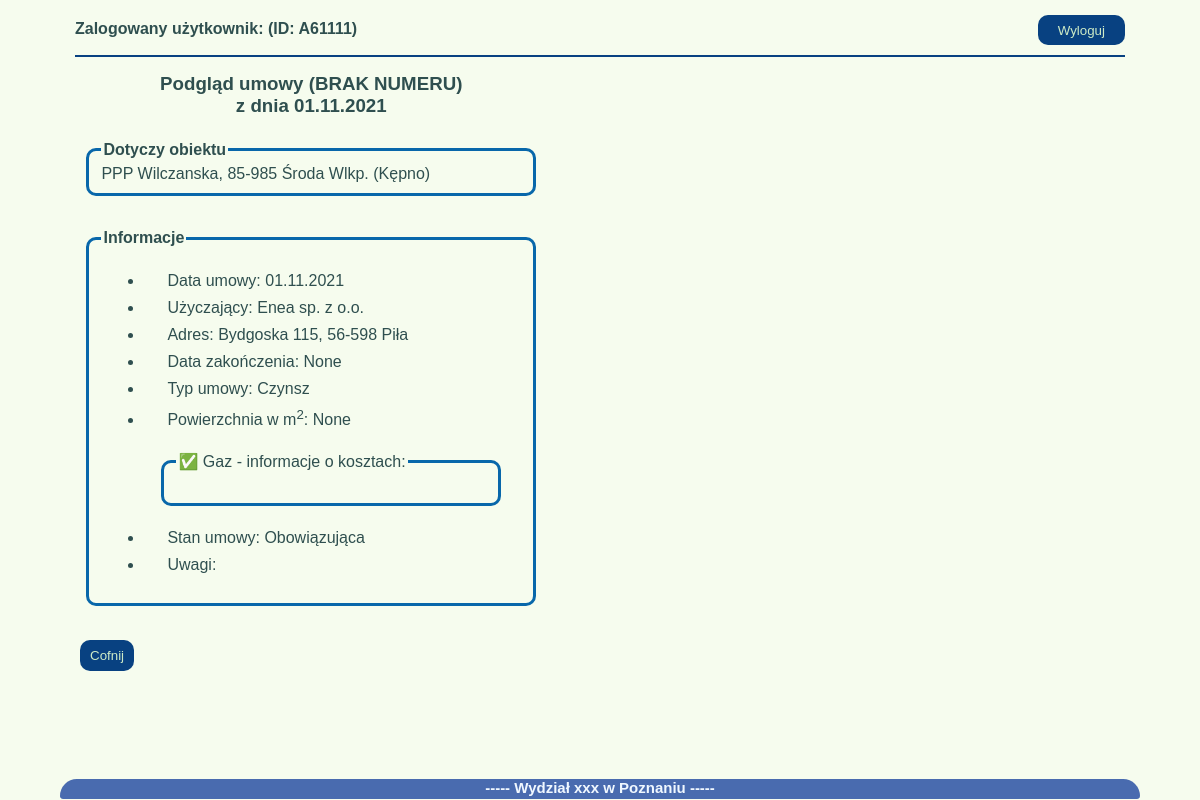
Before: /umowy/podglad/11/ (signed in) with the older database file.
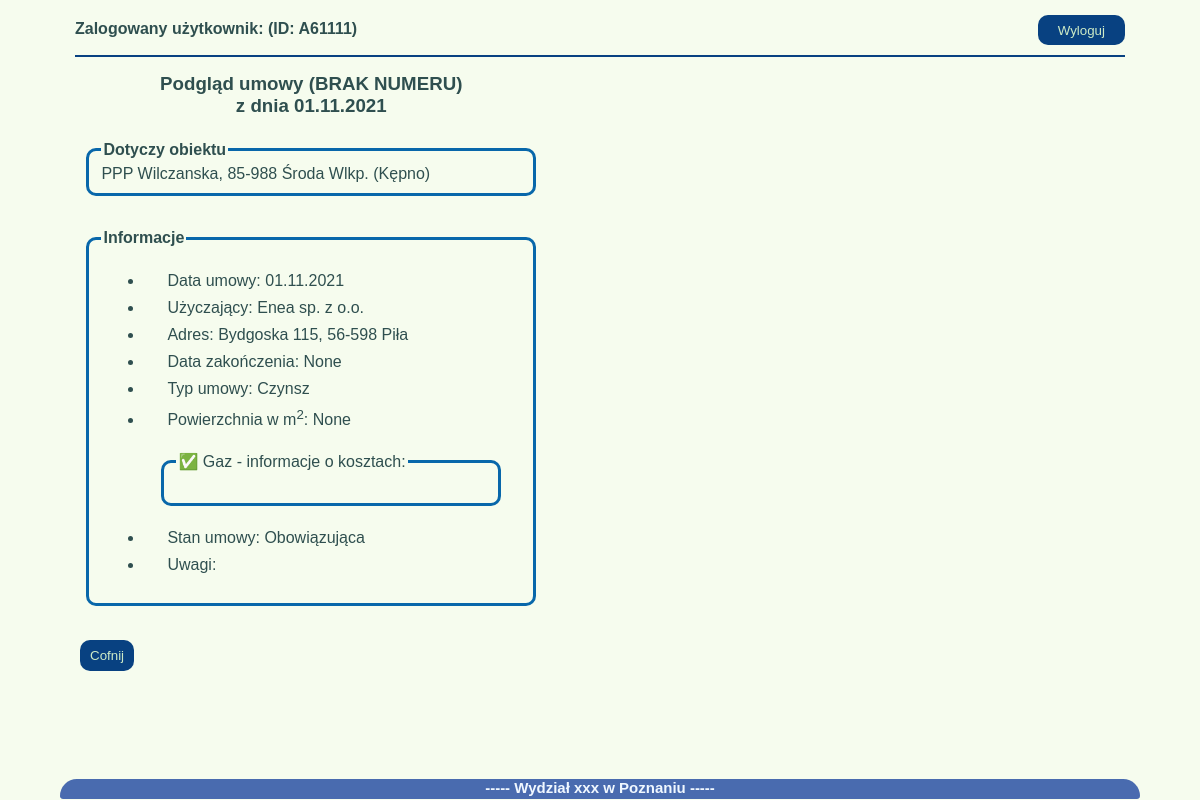
After: the same page with the newer database file.
### umowyapp/models.py (models this page shows, shortened)
class Umowa(models.Model):
    data_umowy = models.DateField(null=False)
    nr_umowy = models.CharField(max_length=20, blank=True, default="(BRAK NUMERU)")
    podstawa_prawna = models.ForeignKey(Podstawa_prawna, on_delete=models.CASCADE, blank=True)
    nazwa_uzyczajacego = models.CharField(max_length=30, null=True)
    adres_uzyczajacego = models.CharField(max_length=30, null=True)
    kod_pocztowy_uzyczajacego = models.CharField(max_length=6, null=True)
    miasto_uzyczajacego = models.CharField(max_length=20, null=True)
    okres_obowiazywania = models.DateField(null=True, blank=True)
    typ_umowy = models.ForeignKey(Rodzaj_umowy, on_delete=models.CASCADE)
    pow_uzyczona = models.DecimalField(max_digits=4, decimal_places=2, null=True, blank=True)
    rodzaj_kosztow_prad = models.BooleanField()
    informacje_prad = models.TextField(blank=True, default="")
    rodzaj_kosztow_gaz = models.BooleanField()
    informacje_gaz = models.TextField(blank=True, default="")
    rodzaj_kosztow_woda = models.BooleanField()
    informacje_woda = models.TextField(blank=True, default="")
    rodzaj_kosztow_co = models.BooleanField()
    informacje_co = models.TextField(blank=True, default="")
    powiaty_jedn = models.ForeignKey(Powiaty_Wlkp, on_delete=models.CASCADE)
    rodzaj_jedn = models.ForeignKey(Rodzaje_jednostek, on_delete=models.CASCADE)
    adres_jedn = models.CharField(max_length=30, null=True)
    miasto_jedn = models.CharField(max_length=20, null=True)
    kod_pocztowy_jedn = models.CharField(max_length=6, null=True)
    skan_umowy = models.FileField(upload_to='umowy_pdf', null=True, blank=True)
    stan_umowy = models.ForeignKey(Stan_umow, on_delete=models.CASCADE, blank=False, default=1)
    uwagi = models.TextField(blank=True, default="")
    archiwum = models.BooleanField(null=False, default=0)
    utworzenie = models.DateTimeField(auto_now_add=True)
    zmiana = models.DateTimeField(auto_now=True)
    autor = models.ForeignKey("auth.User", editable=False, on_delete=models.CASCADE)

class Rodzaje_jednostek(models.Model):
    rodzaj = models.CharField(max_length=5, null=False)
    def __str__(self):
        return f'{self.rodzaj}'

class Powiaty_Wlkp(models.Model):
    powiat = models.CharField(max_length=12, null=False)
    def __str__(self):
        return f'{self.powiat}'

class Rodzaj_umowy(models.Model):
    rodz_um = models.CharField(max_length=10)
    def __str__(self):
        return f'{self.rodz_um}'

class Stan_umow(models.Model):
    stan = models.CharField(max_length=30, null=False)
    def __str__(self):
        return f'{self.stan}'

### umowyapp/views.py (the view)
# urls.py: path('podglad/<int:id>/', podglad_umow, name="podglad_umowy"),
@login_required
def podglad_umow(request, id):
    podglad = Umowa.objects.get(pk=id)
    aneksy = podglad.aneks_set.all()
    return render(request, 'podglad.html', {'podglad': podglad, 'aneksy': aneksy})

### templates/podglad.html (shortened to what this page needs)
{%extends 'start.html'%}
{%block strona%}
<section xmlns="http://www.w3.org/1999/html">
    <div class="podglad_box">
        <h3 class="naglowek_podglad">Podgląd umowy {{podglad.nr_umowy}}<br>z dnia {{podglad.data_umowy}}</h3>
        <form class="podglad_umow">
            <fieldset>
                <legend><b>Dotyczy obiektu</b></legend>
                <span>{{podglad.rodzaj_jedn}} {{podglad.adres_jedn}}, {{podglad.kod_pocztowy_jedn}} {{podglad.miasto_jedn}} ({{podglad.powiaty_jedn}})</span>
            </fieldset>
        </form>
        <form class="podglad_umow">
            <fieldset>
                <legend><b>Informacje</b></legend>
                <ul>
                    <li><label>Data umowy: {{podglad.data_umowy}}</label></li>
                    <li><label>Użyczający: {{podglad.nazwa_uzyczajacego }}</label></li>
                    <li><label> Adres: {{podglad.adres_uzyczajacego}},
                        {{podglad.kod_pocztowy_uzyczajacego}} {{podglad.miasto_uzyczajacego}}</label>
                    </li>
                    <li><label>Data zakończenia: {{podglad.okres_obowiazywania}}</label></li>
                    <li><label>Typ umowy: {{podglad.typ_umowy}}</label></li>
                    <li><label>Powierzchnia w m<sup>2</sup>: {{podglad.pow_uzyczona}}</label></li>
                    {%if podglad.rodzaj_kosztow_gaz == True%}
                      <form>
                    <fieldset class="media-podgląd">
                        <legend class="aktywne"> Gaz - informacje o kosztach: </legend>
                    </fieldset>
                    </form>
                    {%endif%}
                    <li> <label>Stan umowy: {{podglad.stan_umowy}}</label></li>
                    <li> <label>Uwagi: {{podglad.uwagi}}</label></li>
                </ul>
            </fieldset>
        </form>
        <div class="cofni_podgląd">
            <a href="{% url 'wszystkie_umowy'%}"><button class="button-general button-back">Cofnij</button></a>
        </div>
    </div>
</section>
{%endblock%}

Changed rows visible on the page:
changed Umowa "(BRAK NUMERU)": kod_pocztowy_jedn "85-985" → "85-988"
